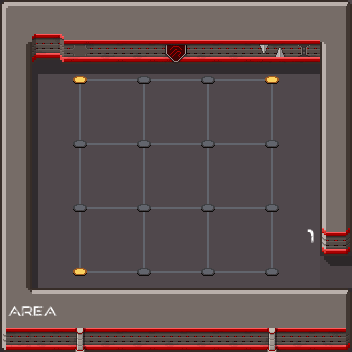

Rendered tile map (Tiled .tmx) drawn with the repository's tilesets; below, a short description and the full map source, tile grids included:
An orthogonal 11x11 tile map with 32x32 px tiles, 6 tile layers (floor, shadow, wall, p, ...), 3 tilesets.

<map version="1.10" tiledversion="1.10.2" orientation="orthogonal" renderorder="right-down" width="11" height="11" tilewidth="32" tileheight="32" infinite="0" nextlayerid="7" nextobjectid="1">
 <tileset firstgid="1" source="alien_spaceship_tileset2.tsx" />
 <tileset firstgid="241" source="scifi_tileset_01.tsx" />
 <tileset firstgid="433" source="scifi_dungeon_tileset2.tsx" />
 <layer id="2" name="floor" width="11" height="11">
  <data encoding="csv">
151,151,151,151,151,151,151,151,151,151,151,
151,151,151,151,151,151,151,151,151,151,151,
151,151,151,151,151,151,151,151,151,151,151,
151,151,151,151,151,151,151,151,151,151,151,
151,151,151,151,151,151,151,151,151,151,151,
151,151,151,151,151,151,151,151,151,151,151,
151,151,151,151,151,151,151,151,151,151,151,
151,151,151,151,151,151,151,151,151,151,151,
151,151,151,151,151,151,151,151,151,151,583,
151,151,151,151,151,151,151,151,151,151,151,
151,151,151,151,151,151,151,151,151,151,151
</data>
 </layer>
 <layer id="5" name="shadow" width="11" height="11" opacity="0.4">
  <data encoding="csv">
36,36,0,0,0,0,0,0,0,36,0,
0,36,36,0,0,0,0,0,0,0,0,
0,13,22,22,22,22,22,22,22,22,0,
0,43,0,0,0,0,0,0,0,0,0,
0,43,0,0,0,0,0,0,0,0,0,
0,43,0,0,0,0,0,0,0,0,0,
0,43,0,0,0,0,0,0,0,0,0,
0,43,0,0,0,0,0,0,0,0,36,
0,43,0,0,0,0,0,0,0,0,24,
0,0,0,0,0,0,0,0,0,0,36,
36,0,0,0,0,0,0,0,0,0,36
</data>
 </layer>
 <layer id="3" name="wall" width="11" height="11">
  <data encoding="csv">
34,53,53,53,53,53,53,53,53,53,32,
63,3,114,111,111,116,111,111,106,104,62,
28,0,0,0,0,0,0,0,0,0,28,
28,0,0,0,0,0,0,0,0,0,28,
28,0,0,0,0,0,0,0,0,0,28,
28,0,0,0,0,0,0,0,0,0,28,
28,0,0,0,0,0,0,0,0,0,28,
28,0,0,0,0,0,0,0,0,0,38,
28,0,0,0,0,0,0,0,0,0,0,
72,53,53,53,53,53,53,53,53,53,32,
14,111,105,111,111,111,111,111,105,111,12
</data>
 </layer>
 <layer id="6" name="p" width="11" height="11">
  <data encoding="csv">
0,0,0,0,0,0,0,0,0,0,0,
0,0,0,0,0,0,0,0,0,0,0,
0,0,0,0,0,0,0,0,0,0,0,
0,0,0,0,0,0,0,0,0,0,0,
0,0,0,0,0,0,0,0,0,0,0,
0,0,0,0,0,0,0,0,0,0,0,
0,0,0,0,0,0,0,0,0,0,0,
0,0,0,0,0,0,0,0,0,394,0,
0,0,0,0,0,0,0,0,0,0,0,
391,392,0,0,0,0,0,0,0,0,0,
0,0,0,0,0,0,0,0,0,0,0
</data>
 </layer>
 <layer id="4" name="line" width="11" height="11">
  <data encoding="csv">
0,0,0,0,0,0,0,0,0,0,0,
0,0,0,0,0,0,0,0,0,0,0,
0,0,2684355152,2684354739,3221225631,2684354739,3221225631,2684354739,3221226064,0,0,
0,0,179,0,179,0,179,0,179,0,0,
0,0,2684354719,2684354739,169,2684354739,169,2684354739,1610612895,0,0,
0,0,179,0,179,0,179,0,179,0,0,
0,0,2684354719,2684354739,169,2684354739,169,2684354739,1610612895,0,0,
0,0,179,0,179,0,179,0,179,0,0,
0,0,592,2684354739,159,2684354739,159,2684354739,1610613328,0,0,
0,0,0,0,0,0,0,0,0,0,0,
0,0,0,0,0,0,0,0,0,0,0
</data>
 </layer>
 <layer id="1" name="point" width="11" height="11">
  <data encoding="csv">
0,0,0,0,0,0,0,0,0,0,0,
0,0,0,0,0,0,0,0,0,0,0,
0,0,158,0,168,0,168,0,158,0,0,
0,0,0,0,0,0,0,0,0,0,0,
0,0,168,0,168,0,168,0,168,0,0,
0,0,0,0,0,0,0,0,0,0,0,
0,0,168,0,168,0,168,0,168,0,0,
0,0,0,0,0,0,0,0,0,0,0,
0,0,158,0,168,0,168,0,168,0,0,
0,0,0,0,0,0,0,0,0,0,0,
0,0,0,0,0,0,0,0,0,0,0
</data>
 </layer>
</map>
